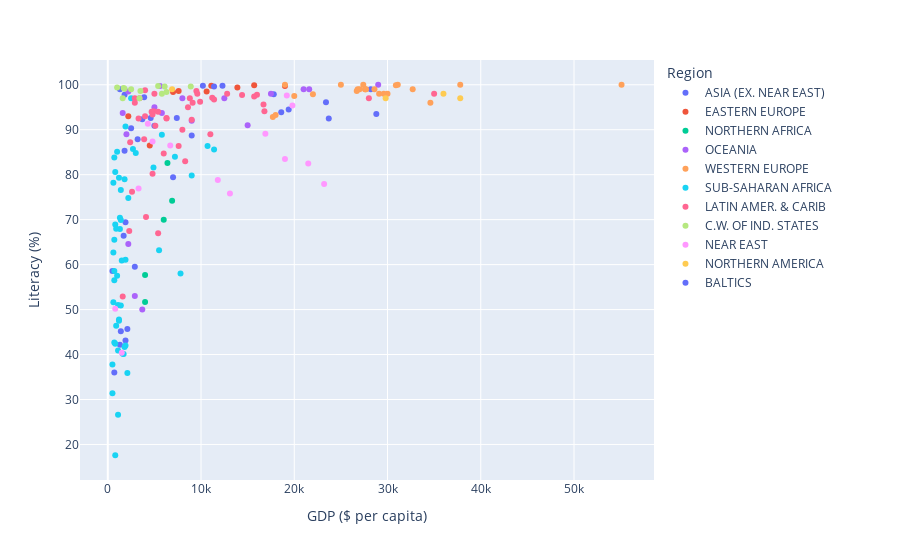

The code cell stored with this chart in its notebook:
### Markdown cell above
**Create a scatterplot showing the relationship between GDP per Capita and Literacy (color the points by Region). What conclusions do you draw from this plot?**

### Code cell
fig = px.scatter(data_frame=df, x='GDP ($ per capita)',
                 y='Literacy (%)', color='Region')
fig.show()

### Figure 1 — Plotly figure (JSON) as saved in the notebook; plotly's stock layout.template omitted (floating-point values rounded to 4 significant figures)
{"data": [{"hovertemplate": "Region=ASIA (EX. NEAR EAST)         <br>GDP ($ per capita)=%{x}<br>Literacy (%)=%{y}<extra></extra>", "legendgroup": "ASIA (EX. NEAR EAST)         ", "marker": {"color": "#636efa", "symbol": "circle"}, "mode": "markers", "name": "ASIA (EX. NEAR EAST)         ", "orientation": "v", "showlegend": true, "type": "scatter", "x": [700, 1900, 1300, 18600, 1800, 1900, 5000, 500, 28800, 2900, 3200, 7000, 28200, 1300, 17800, 1700, 19400, 9000, 3900, 1800, 1400, 2100, 4600, 23700, 3700, 23400, 7400, 2500], "xaxis": "x", "y": [36, 43.1, 42.2, 93.9, 85.3, 69.4, 90.9, 58.6, 93.5, 59.5, 87.9, 79.4, 99, 99, 97.9, 66.4, 94.5, 88.7, 97.2, 97.8, 45.2, 45.7, 92.6, 92.5, 92.3, 96.1, 92.6, 90.3], "yaxis": "y"}, {"hovertemplate": "Region=EASTERN EUROPE                     <br>GDP ($ per capita)=%{x}<br>Literacy (%)=%{y}<extra></extra>", "legendgroup": "EASTERN EUROPE                     ", "marker": {"color": "#EF553B", "symbol": "circle"}, "mode": "markers", "name": "EASTERN EUROPE                     ", "orientation": "v", "showlegend": true, "type": "scatter", "x": [4500, 6100, 7600, 10600, 15700, 13900, 6700, 11100, 7000, 2200, 13300, 19000], "xaxis": "x", "y": [86.5, null, 98.6, 98.5, 99.9, 99.4, null, 99.8, 98.4, 93, null, 99.7], "yaxis": "y"}, {"hovertemplate": "Region=NORTHERN AFRICA                    <br>GDP ($ per capita)=%{x}<br>Literacy (%)=%{y}<extra></extra>", "legendgroup": "NORTHERN AFRICA                    ", "marker": {"color": "#00cc96", "symbol": "circle"}, "mode": "markers", "name": "NORTHERN AFRICA                    ", "orientation": "v", "showlegend": true, "type": "scatter", "x": [6000, 4000, 6400, 4000, 6900, null], "xaxis": "x", "y": [70, 57.7, 82.6, 51.7, 74.2, null], "yaxis": "y"}, {"hovertemplate": "Region=OCEANIA                            <br>GDP ($ per capita)=%{x}<br>Literacy (%)=%{y}<extra></extra>", "legendgroup": "OCEANIA                            ", "marker": {"color": "#ab63fa", "symbol": "circle"}, "mode": "markers", "name": "OCEANIA                            ", "orientation": "v", "showlegend": true, "type": "scatter", "x": [8000, 29000, 5000, 5800, 17500, 21000, 800, 1600, 2000, 5000, 15000, 21600, 12500, 9000, 2200, 5600, 1700, 2200, 1100, 2900, 3700], "xaxis": "x", "y": [97, 100, 95, 93.7, 98, 99, null, 93.7, 89, null, 91, 99, 97, 92, 64.6, 99.7, null, 98.5, null, 53, 50], "yaxis": "y"}, {"hovertemplate": "Region=WESTERN EUROPE                     <br>GDP ($ per capita)=%{x}<br>Literacy (%)=%{y}<extra></extra>", "legendgroup": "WESTERN EUROPE                     ", "marker": {"color": "#FFA15A", "symbol": "circle"}, "mode": "markers", "name": "WESTERN EUROPE                     ", "orientation": "v", "showlegend": true, "type": "scatter", "x": [19000, 30000, 29100, 31100, 22000, 27400, 27600, 27600, 17500, 20000, 20000, 30900, 29600, 21000, 26700, 24800, 25000, 55100, 17700, 27000, 28600, 37800, 18000, 34600, 22000, 26800, 32700, 27700], "xaxis": "x", "y": [100, 98, 98, 100, null, 100, 99, 99, null, 97.5, null, 99.9, 98, null, 98.6, null, 100, 100, 92.8, 99, 99, 100, 93.3, 96, 97.9, 99, 99, 99], "yaxis": "y"}, {"hovertemplate": "Region=SUB-SAHARAN AFRICA                 <br>GDP ($ per capita)=%{x}<br>Literacy (%)=%{y}<extra></extra>", "legendgroup": "SUB-SAHARAN AFRICA                 ", "marker": {"color": "#19d3f3", "symbol": "circle"}, "mode": "markers", "name": "SUB-SAHARAN AFRICA                 ", "orientation": "v", "showlegend": true, "type": "scatter", "x": [1900, 1100, 9000, 1100, 600, 1800, 1400, 1100, 1200, 700, 700, 700, 1400, 1300, 2700, 700, 700, 5500, 1700, 2200, 2100, 800, 1000, 3000, 1000, 800, 600, 900, 1800, 11400, 2600, 1200, 7200, 800, 900, 5800, 1300, 2500, 1200, 1600, 7800, 500, 500, 10700, 1900, 4900, 600, 1500, 1400, 800, 1900], "xaxis": "x", "y": [42, 40.9, 79.8, 26.6, 51.6, 79, 76.6, 51, 47.5, 56.5, 65.5, 83.8, 50.9, 67.9, 85.7, 58.6, 42.7, 63.2, 40.1, 74.8, 35.9, 42.4, 85.1, 84.8, 57.5, 68.9, 62.7, 46.4, 41.7, 85.6, null, 47.8, 84, 17.6, 68, 88.9, 70.4, 97, 79.3, 40.2, 58, 31.4, 37.8, 86.4, 61.1, 81.6, 78.2, 60.9, 69.9, 80.6, 90.7], "yaxis": "y"}, {"hovertemplate": "Region=LATIN AMER. & CARIB    <br>GDP ($ per capita)=%{x}<br>Literacy (%)=%{y}<extra></extra>", "legendgroup": "LATIN AMER. & CARIB    ", "marker": {"color": "#FF6692", "symbol": "circle"}, "mode": "markers", "name": "LATIN AMER. & CARIB    ", "orientation": "v", "showlegend": true, "type": "scatter", "x": [8600, 11000, 11200, 28000, 16700, 15700, 4900, 2400, 7600, 16000, 35000, 9900, 6300, 9100, 2900, 5400, 6000, 3300, 4800, 8300, 5000, 8000, 4100, 4000, 1600, 2600, 3900, 14400, 9000, 3400, 11400, 2300, 6300, 4700, 5100, 16800, 8800, 5400, 2900, 4000, 9500, 9600, 12800, 4800, 17200], "xaxis": "x", "y": [95, 89, 97.1, 97, 95.6, 97.4, 94.1, 87.2, 86.4, 97.8, 98, 96.2, 92.5, 96, 97, 94, 84.7, 92.5, 80.2, 83, 98, 90, 70.6, 98.8, 52.9, 76.2, 87.9, 97.7, 92.2, 97, 96.7, 67.5, 92.6, 94, 90.9, 94.1, 97, 67, 96, 93, 98.6, 98, 98, 93.4, null], "yaxis": "y"}, {"hovertemplate": "Region=C.W. OF IND. STATES <br>GDP ($ per capita)=%{x}<br>Literacy (%)=%{y}<extra></extra>", "legendgroup": "C.W. OF IND. STATES ", "marker": {"color": "#B6E880", "symbol": "circle"}, "mode": "markers", "name": "C.W. OF IND. STATES ", "orientation": "v", "showlegend": true, "type": "scatter", "x": [3500, 3400, 6100, 2500, 6300, 1600, 1800, 8900, 1000, 5800, 5400, 1700], "xaxis": "x", "y": [98.6, 97, 99.6, 99, 98.4, 97, 99.1, 99.6, 99.4, 98, 99.7, 99.3], "yaxis": "y"}, {"hovertemplate": "Region=NEAR EAST                          <br>GDP ($ per capita)=%{x}<br>Literacy (%)=%{y}<extra></extra>", "legendgroup": "NEAR EAST                          ", "marker": {"color": "#FF97FF", "symbol": "circle"}, "mode": "markers", "name": "NEAR EAST                          ", "orientation": "v", "showlegend": true, "type": "scatter", "x": [16900, 19200, 600, 1500, 19800, 4300, 19000, 4800, 13100, 21500, 11800, 3300, 6700, 23200, 800, 800], "xaxis": "x", "y": [89.1, 97.6, null, 40.4, 95.4, 91.3, 83.5, 87.4, 75.8, 82.5, 78.8, 76.9, 86.5, 77.9, null, 50.2], "yaxis": "y"}, {"hovertemplate": "Region=NORTHERN AMERICA                   <br>GDP ($ per capita)=%{x}<br>Literacy (%)=%{y}<extra></extra>", "legendgroup": "NORTHERN AMERICA                   ", "marker": {"color": "#FECB52", "symbol": "circle"}, "mode": "markers", "name": "NORTHERN AMERICA                   ", "orientation": "v", "showlegend": true, "type": "scatter", "x": [36000, 29800, 20000, 6900, 37800], "xaxis": "x", "y": [98, 97, null, 99, 97], "yaxis": "y"}, {"hovertemplate": "Region=BALTICS                            <br>GDP ($ per capita)=%{x}<br>Literacy (%)=%{y}<extra></extra>", "legendgroup": "BALTICS                            ", "marker": {"color": "#636efa", "symbol": "circle"}, "mode": "markers", "name": "BALTICS                            ", "orientation": "v", "showlegend": true, "type": "scatter", "x": [12300, 10200, 11400], "xaxis": "x", "y": [99.8, 99.8, 99.6], "yaxis": "y"}], "layout": {"legend": {"title": {"text": "Region"}, "tracegroupgap": 0}, "margin": {"t": 60}, "xaxis": {"anchor": "y", "domain": [0, 1], "title": {"text": "GDP ($ per capita)"}}, "yaxis": {"anchor": "x", "domain": [0, 1], "title": {"text": "Literacy (%)"}}}}
